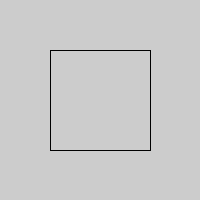
Frame 1 (no input)
Frame 60 (the mouse pressed at the canvas centre just before this capture): identical to frame 1, image omitted
Frame 120 (the mouse held since frame 60 and released just before this capture): identical to frame 1, image omitted

The Processing sketch that drew this single still picture (run headless with seeded random() and noise(); from frame 60 on, the mouse is pressed at the canvas centre):

// Processing sketch: Opdracht_9_4
// ── Opdracht_9_4.pde
void setup() {
  size(200, 200);
  mijnVierkant(50, 50, 100, 100);
}

void draw() {
}

void mijnVierkant(int x, int y, int breedte, int hoogte) {
  line(x, y, x + breedte, y);
  line(x + breedte, y, x + breedte, y + hoogte);
  line(x, y + hoogte, x + breedte, y + hoogte);
  line(x, y, x, y + hoogte);
}
